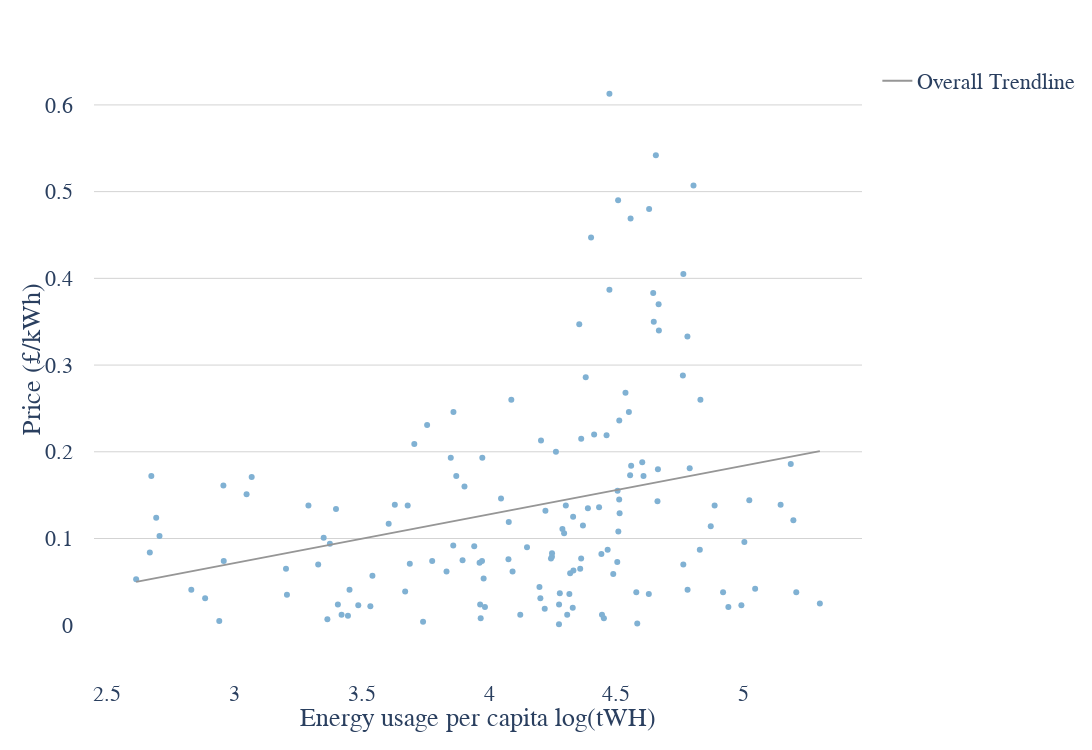

Notebook code cell kept with this figure:
### Code cell
#plot of price vs usage per cap, again this could be driven by higher standards of living driving up the prices in countries which use more energy
scatter_chart(data=joined_energy_data, x_var='energy_per_capita_log', y_var='price', x_label='Energy usage per capita log(tWH)', y_label='Price (£/kWh)', hover_labels='country')

### Figure 1 — Plotly figure (JSON) as saved in the notebook; plotly's stock layout.template omitted (floating-point values rounded to 4 significant figures; data arrays with more than 128 entries replaced by an {"elided": "..."} marker saying what was removed)
{"data": [{"customdata": {"elided": "144x1 str values"}, "hovertemplate": "Energy usage per capita log(tWH)=%{x}<br>Price (£/kWh)=%{y}<br>country=%{customdata[0]}<extra></extra>", "legendgroup": "", "marker": {"color": "#80b1d3", "symbol": "circle"}, "mode": "markers", "name": "", "orientation": "v", "showlegend": false, "type": "scatter", "x": {"elided": "144 float values"}, "xaxis": "x", "y": {"elided": "144 float values"}, "yaxis": "y"}, {"hovertemplate": "<b>OLS trendline</b><br>price = 0.0561279 * energy_per_capita_log + -0.096713<br>R<sup>2</sup>=0.075923<br><br>Energy usage per capita log(tWH)=%{x}<br>Price (£/kWh)=%{y} <b>(trend)</b><extra></extra>", "legendgroup": "Overall Trendline", "line": {"color": "#969696"}, "mode": "lines", "name": "Overall Trendline", "showlegend": true, "type": "scatter", "x": {"elided": "144 float values"}, "xaxis": "x", "y": {"elided": "144 float values"}, "yaxis": "y"}], "layout": {"font": {"family": "Arial", "size": 22}, "height": 750, "legend": {"tracegroupgap": 0}, "margin": {"pad": 20, "t": 60}, "paper_bgcolor": "white", "plot_bgcolor": "white", "width": 1400, "xaxis": {"anchor": "y", "domain": [0, 1], "showgrid": false, "title": {"text": "Energy usage per capita log(tWH)"}}, "yaxis": {"anchor": "x", "domain": [0, 1], "gridcolor": "LightGrey", "gridwidth": 1, "showgrid": true, "title": {"text": "Price (£/kWh)"}}}}
